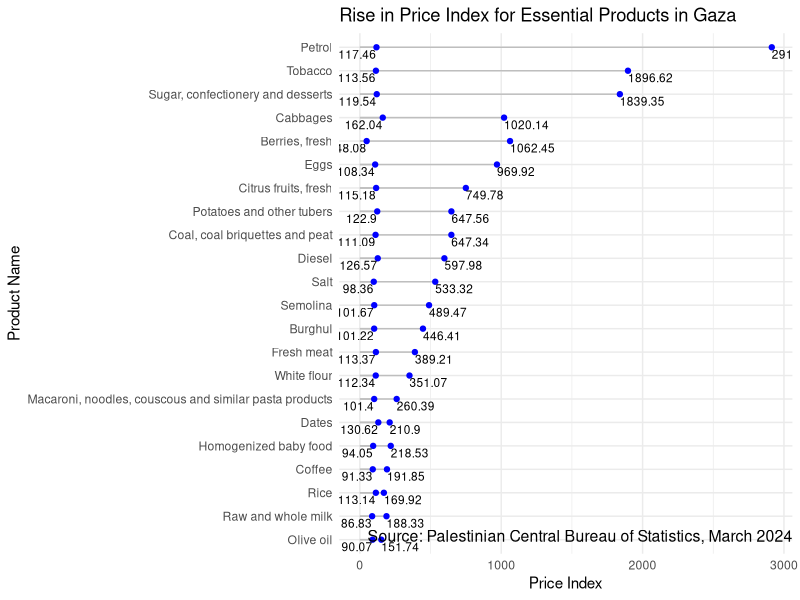

Write R code to recreate this figure.
#loading all necessary libraries
library(readr)
library(tidyverse)
library(dplyr)
library(lubridate)
library(ggplot2)

#Importing data
gaza_cpi_df <- read_csv("gaza_cpi_updated.csv")
#making a copy just in case
gaza_cpi_df_copy <- gaza_cpi_df

#converting data from wide format to long
gaza_cpi_long <- pivot_longer(gaza_cpi_df, 
                              cols = -...1, 
                              names_to = "Date", 
                              values_to = "Price_Index")

#changing date format in my data frame
gaza_cpi_long$Date <- my(gaza_cpi_long$Date)

#renaming columns for convenience
gaza_cpi_long <- gaza_cpi_long %>%
  rename(product_name = ...1) %>% 
  rename(date = Date) %>% 
  rename(price_index = Price_Index)

#exploring data
latest_indexes <- gaza_cpi_long %>%
  group_by(product_name) %>%
  filter(date == max(date)) %>% 
  select(-date) %>% 
  mutate(product_name = case_when(
    product_name == "TOBACCO" ~ "Tobacco",
    TRUE ~ product_name)) %>% 
  arrange(desc(price_index))

#out of all these variables, I will need to choose the most essential products for the visualization first
library(stringr)

gaza_cpi_long <- gaza_cpi_long %>%
  mutate(product_name = case_when(
    product_name == "TOBACCO" ~ "Tobacco",
    TRUE ~ product_name))
  

# Define a regex pattern to match the desired words in the product names
pattern <- "(Petrol|Tobacco|Sugar|confectionery\\sand\\sdesserts|Berries,\\sfresh|Cabbages|Eggs|Citrus\\sfruits,\\sfresh|Potatoes\\sand\\sother\\stubers|Coal,\\scoal\\sbriquettes\\sand\\speat|Diesel|Salt|Semolina|Burghul|Fresh\\smeat|White\\sflour|Coffee|Raw\\sand\\swhole\\smilk|Macaroni,\\snoodles,\\scouscous\\sand\\ssimilar\\spasta\\sproducts|Homogenized\\sbaby\\sfood|Dates|Rice|Olive\\soil|Tobacco)"

# Filter based on the regex pattern
gaza_cpi_long_selection <- gaza_cpi_long %>% 
  filter(str_detect(product_name, pattern)) %>%
  group_by(product_name) %>%
  filter(date == "2023-08-01" | date == max(date)) %>%
  ungroup() %>%
  select(product_name, date, price_index)

# Filter the dataset based on the updated regex pattern
gaza_cpi_selected <- gaza_cpi_long_selection %>%
  filter(str_detect(product_name, pattern))

###Visualizing and creating a lollipop chart

# Create a new column for the x-coordinate of each label
gaza_cpi_selected$label_x <- ifelse(gaza_cpi_selected$date == min(gaza_cpi_selected$date),
                                    gaza_cpi_selected$price_index - 1,  # Initial label position
                                    gaza_cpi_selected$price_index)  # Final label position

# Create the lollipop chart with manually adjusted initial and final labels
lollipop <- ggplot(gaza_cpi_selected, aes(x = price_index, y = reorder(product_name, price_index))) +
  geom_segment(aes(x = 0, xend = price_index, yend = product_name), color = "gray") +
  geom_point(color = "blue", size = 1.5) +
  geom_text(aes(label = round(price_index, 2), x = label_x, y = product_name), 
            hjust = ifelse(gaza_cpi_selected$date == min(gaza_cpi_selected$date), 1, 0),  # Align the initial label to the right
            nudge_y = -0.3, size = 3) +  # Adjust the vertical position
  labs(title = "Rise in Price Index for Essential Products in Gaza",
       x = "Price Index",
       y = "Product Name") +
  annotate("text", x = Inf, y = -Inf, label = "Source: Palestinian Central Bureau of Statistics, March 2024", 
           hjust = 1, vjust = -1, size = 4, color = "black") +  # Add source label
  theme_minimal()

lollipop
